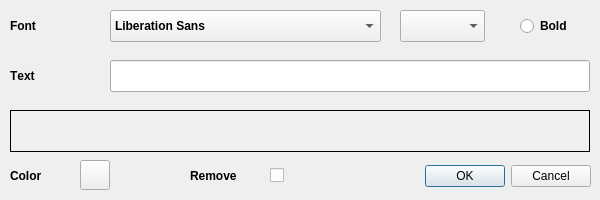
<?xml version="1.0" encoding="UTF-8"?>
<ui version="4.0">
 <class>TextObjectDialog</class>
 <widget class="QDialog" name="TextObjectDialog">
  <property name="windowModality">
   <enum>Qt::NonModal</enum>
  </property>
  <property name="geometry">
   <rect>
    <x>0</x>
    <y>0</y>
    <width>600</width>
    <height>200</height>
   </rect>
  </property>
  <property name="minimumSize">
   <size>
    <width>600</width>
    <height>200</height>
   </size>
  </property>
  <property name="maximumSize">
   <size>
    <width>600</width>
    <height>200</height>
   </size>
  </property>
  <property name="baseSize">
   <size>
    <width>600</width>
    <height>200</height>
   </size>
  </property>
  <property name="font">
   <font>
    <kerning>false</kerning>
   </font>
  </property>
  <property name="windowTitle">
   <string>Enter your text here</string>
  </property>
  <property name="windowIcon">
   <iconset>
    <normaloff>:/icons/images/icons/TIFF/edit.tiff</normaloff>:/icons/images/icons/TIFF/edit.tiff</iconset>
  </property>
  <property name="sizeGripEnabled">
   <bool>false</bool>
  </property>
  <property name="modal">
   <bool>false</bool>
  </property>
  <widget class="QDialogButtonBox" name="buttonBox">
   <property name="geometry">
    <rect>
     <x>420</x>
     <y>160</y>
     <width>171</width>
     <height>32</height>
    </rect>
   </property>
   <property name="font">
    <font>
     <weight>50</weight>
     <bold>false</bold>
    </font>
   </property>
   <property name="focusPolicy">
    <enum>Qt::NoFocus</enum>
   </property>
   <property name="orientation">
    <enum>Qt::Horizontal</enum>
   </property>
   <property name="standardButtons">
    <set>QDialogButtonBox::Cancel|QDialogButtonBox::Ok</set>
   </property>
   <property name="centerButtons">
    <bool>false</bool>
   </property>
  </widget>
  <widget class="QLineEdit" name="textEdit">
   <property name="geometry">
    <rect>
     <x>110</x>
     <y>60</y>
     <width>480</width>
     <height>32</height>
    </rect>
   </property>
   <property name="focusPolicy">
    <enum>Qt::StrongFocus</enum>
   </property>
   <property name="autoFillBackground">
    <bool>false</bool>
   </property>
   <property name="frame">
    <bool>true</bool>
   </property>
  </widget>
  <widget class="QFontComboBox" name="fontComboBox">
   <property name="geometry">
    <rect>
     <x>110</x>
     <y>10</y>
     <width>271</width>
     <height>32</height>
    </rect>
   </property>
   <property name="font">
    <font>
     <weight>75</weight>
     <bold>true</bold>
    </font>
   </property>
   <property name="focusPolicy">
    <enum>Qt::NoFocus</enum>
   </property>
   <property name="editable">
    <bool>false</bool>
   </property>
  </widget>
  <widget class="QComboBox" name="sizeComboBox">
   <property name="geometry">
    <rect>
     <x>400</x>
     <y>10</y>
     <width>85</width>
     <height>32</height>
    </rect>
   </property>
   <property name="font">
    <font>
     <weight>75</weight>
     <bold>true</bold>
    </font>
   </property>
   <property name="focusPolicy">
    <enum>Qt::NoFocus</enum>
   </property>
   <property name="editable">
    <bool>false</bool>
   </property>
  </widget>
  <widget class="QRadioButton" name="boldRadioButton">
   <property name="geometry">
    <rect>
     <x>520</x>
     <y>10</y>
     <width>71</width>
     <height>32</height>
    </rect>
   </property>
   <property name="font">
    <font>
     <weight>75</weight>
     <bold>true</bold>
    </font>
   </property>
   <property name="focusPolicy">
    <enum>Qt::NoFocus</enum>
   </property>
   <property name="text">
    <string>Bold</string>
   </property>
  </widget>
  <widget class="QLabel" name="previewLabel">
   <property name="geometry">
    <rect>
     <x>10</x>
     <y>110</y>
     <width>580</width>
     <height>42</height>
    </rect>
   </property>
   <property name="frameShape">
    <enum>QFrame::Box</enum>
   </property>
   <property name="text">
    <string/>
   </property>
   <property name="scaledContents">
    <bool>false</bool>
   </property>
   <property name="textInteractionFlags">
    <set>Qt::NoTextInteraction</set>
   </property>
  </widget>
  <widget class="QLabel" name="fontLbl">
   <property name="geometry">
    <rect>
     <x>10</x>
     <y>10</y>
     <width>90</width>
     <height>32</height>
    </rect>
   </property>
   <property name="font">
    <font>
     <weight>75</weight>
     <bold>true</bold>
    </font>
   </property>
   <property name="text">
    <string>Font</string>
   </property>
   <property name="textInteractionFlags">
    <set>Qt::NoTextInteraction</set>
   </property>
  </widget>
  <widget class="QLabel" name="textLbl">
   <property name="geometry">
    <rect>
     <x>10</x>
     <y>60</y>
     <width>90</width>
     <height>32</height>
    </rect>
   </property>
   <property name="font">
    <font>
     <weight>75</weight>
     <bold>true</bold>
    </font>
   </property>
   <property name="text">
    <string>Text</string>
   </property>
  </widget>
  <widget class="QPushButton" name="colorButton">
   <property name="geometry">
    <rect>
     <x>80</x>
     <y>160</y>
     <width>30</width>
     <height>30</height>
    </rect>
   </property>
   <property name="focusPolicy">
    <enum>Qt::NoFocus</enum>
   </property>
   <property name="text">
    <string/>
   </property>
  </widget>
  <widget class="QLabel" name="removeLbl">
   <property name="geometry">
    <rect>
     <x>190</x>
     <y>160</y>
     <width>71</width>
     <height>32</height>
    </rect>
   </property>
   <property name="font">
    <font>
     <weight>75</weight>
     <bold>true</bold>
    </font>
   </property>
   <property name="text">
    <string>Remove</string>
   </property>
  </widget>
  <widget class="QCheckBox" name="removeCheckBox">
   <property name="geometry">
    <rect>
     <x>270</x>
     <y>165</y>
     <width>21</width>
     <height>21</height>
    </rect>
   </property>
   <property name="focusPolicy">
    <enum>Qt::NoFocus</enum>
   </property>
   <property name="text">
    <string/>
   </property>
  </widget>
  <widget class="QLabel" name="colorLbl">
   <property name="geometry">
    <rect>
     <x>10</x>
     <y>160</y>
     <width>51</width>
     <height>32</height>
    </rect>
   </property>
   <property name="font">
    <font>
     <weight>75</weight>
     <bold>true</bold>
    </font>
   </property>
   <property name="text">
    <string>Color</string>
   </property>
  </widget>
 </widget>
 <resources>
  <include location="../resources/ChartGeany.qrc"/>
 </resources>
 <connections>
  <connection>
   <sender>buttonBox</sender>
   <signal>accepted()</signal>
   <receiver>TextObjectDialog</receiver>
   <slot>accept()</slot>
   <hints>
    <hint type="sourcelabel">
     <x>248</x>
     <y>254</y>
    </hint>
    <hint type="destinationlabel">
     <x>157</x>
     <y>274</y>
    </hint>
   </hints>
  </connection>
  <connection>
   <sender>buttonBox</sender>
   <signal>rejected()</signal>
   <receiver>TextObjectDialog</receiver>
   <slot>reject()</slot>
   <hints>
    <hint type="sourcelabel">
     <x>316</x>
     <y>260</y>
    </hint>
    <hint type="destinationlabel">
     <x>286</x>
     <y>274</y>
    </hint>
   </hints>
  </connection>
 </connections>
</ui>
